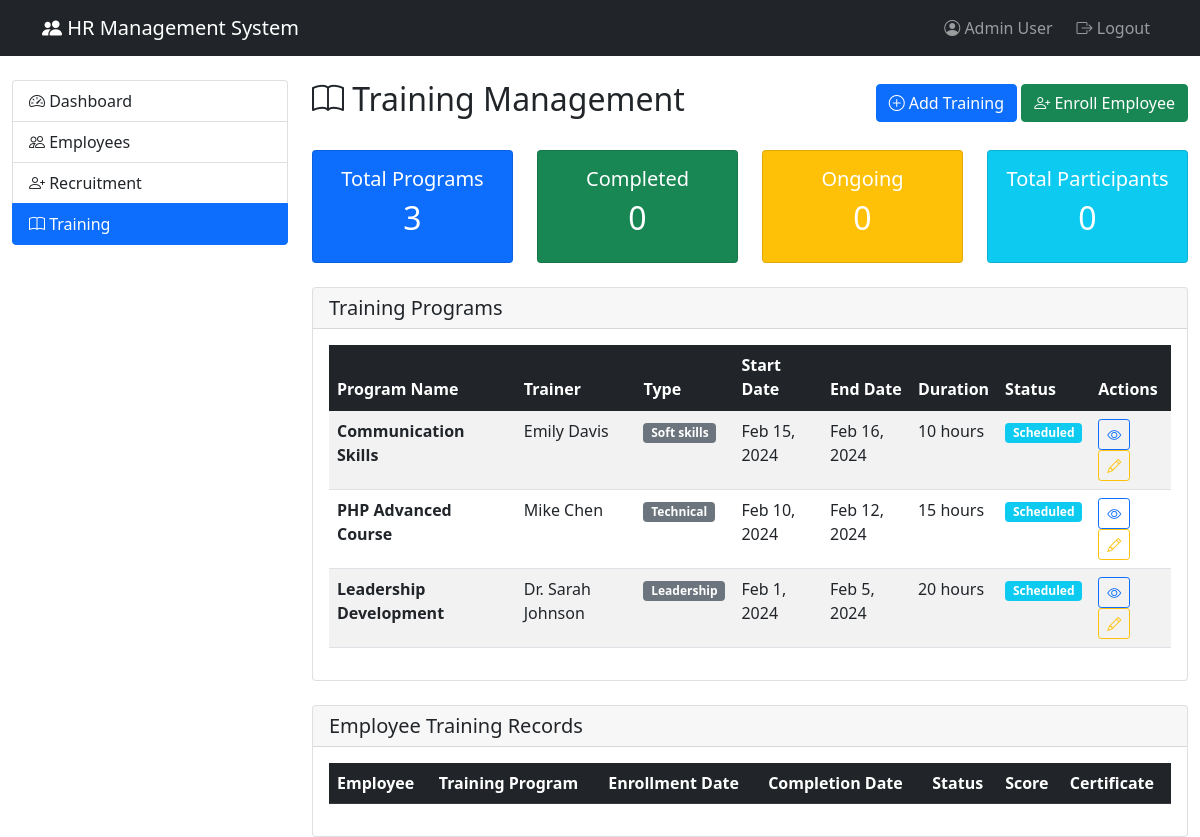
/training.php (signed in), run on an earlier commit of the app's database.
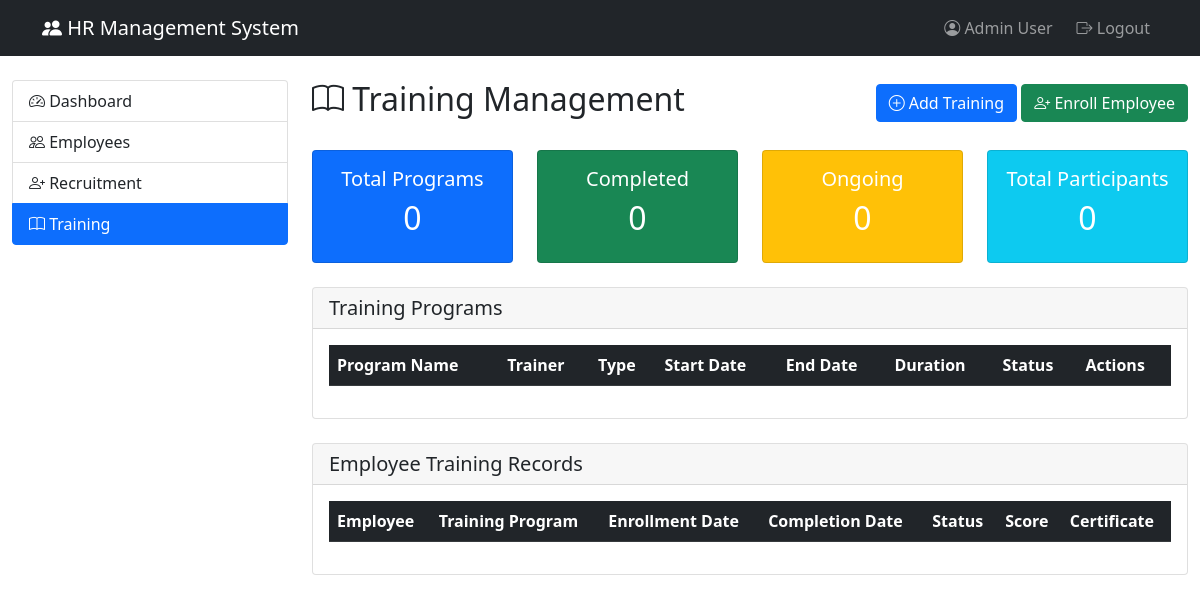
And on a later commit of the database.
### tables this page shows
CREATE TABLE `training_programs` (
  `training_id` int(11) NOT NULL,
  `program_name` varchar(200) NOT NULL,
  `description` text DEFAULT NULL,
  `trainer` varchar(100) DEFAULT NULL,
  `start_date` date DEFAULT NULL,
  `end_date` date DEFAULT NULL,
  `max_participants` int(11) DEFAULT NULL,
  `status` enum('scheduled','ongoing','completed','cancelled') DEFAULT 'scheduled'
);

### training.php (the view, shortened to what the changed rows need)
<?php
require_once 'includes/config.php';
try {
    $stmt = $pdo->query("SELECT * FROM training_programs ORDER BY start_date DESC");
    $training_programs = $stmt->fetchAll(PDO::FETCH_ASSOC);
    $stmt = $pdo->query("
        SELECT et.*, e.first_name, e.last_name, e.email, tp.program_name
        FROM employee_training et
        JOIN employees e ON et.emp_id = e.emp_id
        JOIN training_programs tp ON et.training_id = tp.training_id
        ORDER BY et.enrollment_date DESC
    ");
    $employee_trainings = $stmt->fetchAll(PDO::FETCH_ASSOC);
    $total_programs = count($training_programs);
    $completed_trainings = count(array_filter($employee_trainings, function($et) { return $et['completion_status'] == 'completed'; }));
    $ongoing_trainings = count(array_filter($employee_trainings, function($et) { return $et['completion_status'] == 'in_progress'; }));
} catch(PDOException $e) {
    $error = "Error loading training data: " . $e->getMessage();
}
?>
<!DOCTYPE html>
<html lang="en">
<head>
    <link href="https://cdn.jsdelivr.net/npm/bootstrap@5.1.3/dist/css/bootstrap.min.css" rel="stylesheet">
    <link rel="stylesheet" href="https://cdn.jsdelivr.net/npm/bootstrap-icons@1.8.1/font/bootstrap-icons.css">
</head>
<body>
    <div class="container-fluid mt-4">
        <div class="row">
            <div class="col-md-9">
                <div class="d-flex justify-content-between align-items-center mb-4">
                    <h2><i class="bi bi-book"></i> Training Management</h2>
                </div>
                <div class="row mb-4">
                    <div class="col-md-3">
                        <div class="card bg-primary text-white">
                            <div class="card-body text-center">
                                <h5>Total Programs</h5>
                                <h2><?php echo $total_programs; ?></h2>
                            </div>
                        </div>
                    </div>
                    <div class="col-md-3">
                        <div class="card bg-success text-white">
                            <div class="card-body text-center">
                                <h2><?php echo $completed_trainings; ?></h2>
                            </div>
                        </div>
                    </div>
                    <div class="col-md-3">
                        <div class="card bg-warning text-white">
                            <div class="card-body text-center">
                                <h2><?php echo $ongoing_trainings; ?></h2>
                            </div>
                        </div>
                    </div>
                    <div class="col-md-3">
                        <div class="card bg-info text-white">
                            <div class="card-body text-center">
                                <h2><?php echo count($employee_trainings); ?></h2>
                            </div>
                        </div>
                    </div>
                </div>
                <div class="card mb-4">
                    <div class="card-body">
                        <div class="table-responsive">
                            <table class="table table-striped table-hover">
                                <thead class="table-dark">
                                    <tr>
                                        <th>Program Name</th>
                                        <th>Trainer</th>
                                        <th>Type</th>
                                        <th>Start Date</th>
                                        <th>End Date</th>
                                        <th>Duration</th>
                                        <th>Status</th>
                                        <th>Actions</th>
                                    </tr>
                                </thead>
                                <tbody>
                                    <?php foreach($training_programs as $training): ?>
                                    <tr>
                                        <td><strong><?php echo $training['program_name']; ?></strong></td>
                                        <td><?php echo $training['trainer']; ?></td>
                                        <td>
                                            <span class="badge bg-secondary">
                                                <?php echo ucfirst(str_replace('_', ' ', $training['training_type'])); ?>
                                            </span>
                                        </td>
                                        <td><?php echo date('M j, Y', strtotime($training['start_date'])); ?></td>
                                        <td><?php echo date('M j, Y', strtotime($training['end_date'])); ?></td>
                                        <td><?php echo $training['duration_hours']; ?> hours</td>
                                        <td>
                                            <span class="badge bg-<?php
                                                echo $training['status'] == 'scheduled' ? 'info' :
                                                    ($training['status'] == 'ongoing' ? 'warning' :
                                                    ($training['status'] == 'completed' ? 'success' : 'danger'));
                                            ?>">
                                                <?php echo ucfirst($training['status']); ?>
                                            </span>
                                        </td>
                                        <td>
                                            <button class="btn btn-sm btn-outline-primary">
                                                <i class="bi bi-eye"></i>
                                            </button>
                                            <button class="btn btn-sm btn-outline-warning">
                                                <i class="bi bi-pencil"></i>
                                            </button>
                                        </td>
                                    </tr>
                                    <?php endforeach; ?>
                                </tbody>
                            </table>
                        </div>
                    </div>
                </div>
                <div class="card">
                    <div class="card-body">
                        <div class="table-responsive">
                            <table class="table table-striped table-hover">
                                <thead class="table-dark">
                                    <tr>
                                        <th>Employee</th>
                                        <th>Training Program</th>
                                        <th>Enrollment Date</th>
                                        <th>Completion Date</th>
                                        <th>Status</th>
                                        <th>Score</th>
                                        <th>Certificate</th>
                                    </tr>
                                </thead>
                            </table>
                        </div>
                    </div>
                </div>
            </div>
        </div>
    </div>
</body>
</html>

What changed in the data, as far as the page shows it:
removed training_programs: program_name "Communication Skills", trainer "Emily Davis", training_type "Soft skills", start_date "Feb 15, 2024", end_date "Feb 16, 2024", duration_hours "10", status "Scheduled"
removed training_programs: program_name "PHP Advanced Course", trainer "Mike Chen", training_type "Technical", start_date "Feb 10, 2024", end_date "Feb 12, 2024", duration_hours "15", status "Scheduled"
removed training_programs: program_name "Leadership Development", trainer "Dr. Sarah Johnson", training_type "Leadership", start_date "Feb 1, 2024", end_date "Feb 5, 2024", duration_hours "20", status "Scheduled"
Also different on the page:
$total_programs: "3" → "0"
